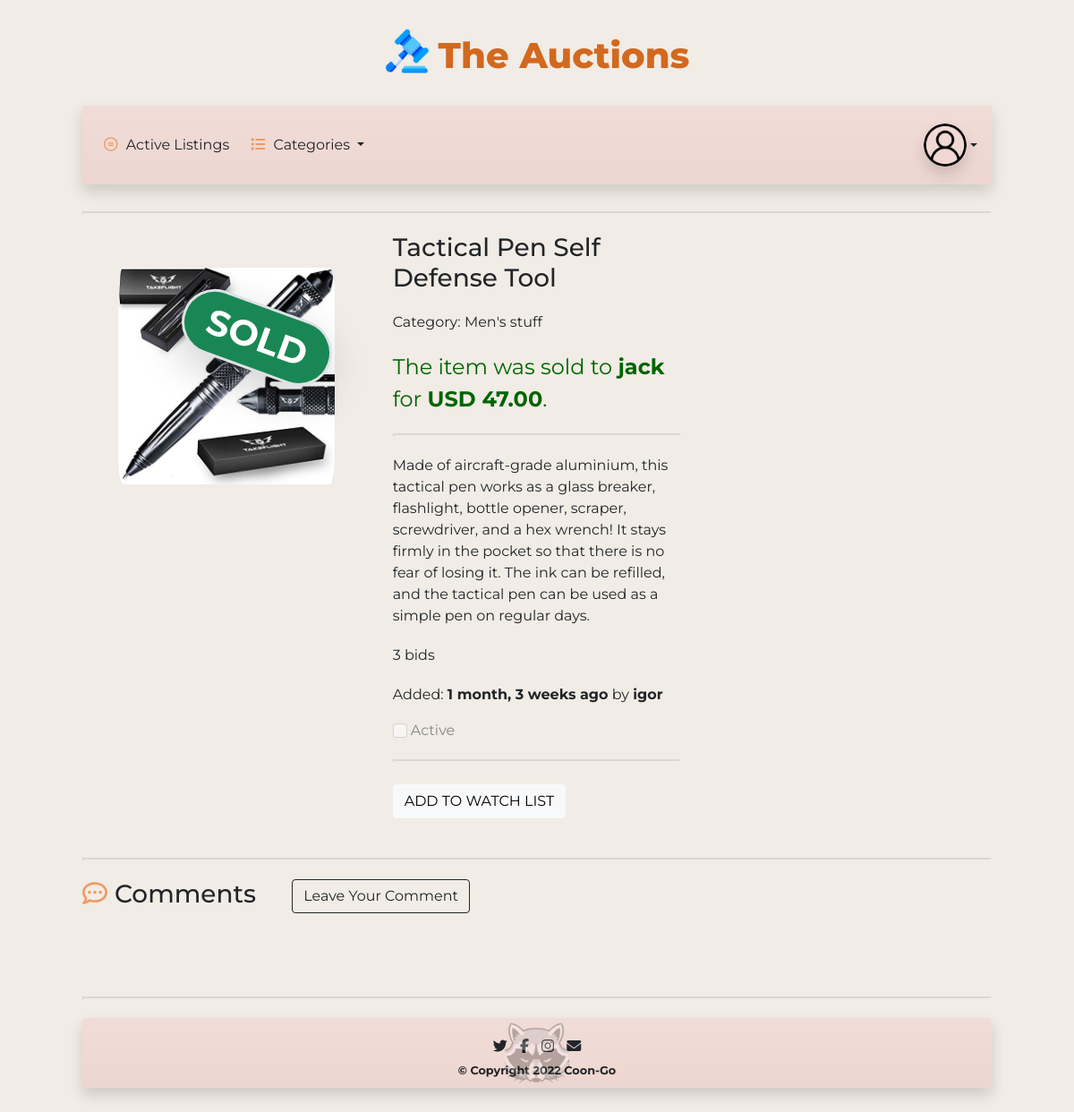
Screenshot of /listing-Tactical Pen Self Defense Tool with the database file from the repository.
### auctions/models.py (models this page shows, shortened)
class Listing(models.Model):
    user = models.ForeignKey(
        User, on_delete=models.CASCADE, related_name="listing_user", null=False)
    title = models.CharField( max_length=100, unique=True, blank=False)
    description = models.TextField(max_length = 1024, blank = True, null = True, validators=[MaxLengthValidator(1024)])
    starting_bid = models.DecimalField(max_digits=10, decimal_places=2)
    current_price = models.DecimalField(max_digits=10, decimal_places=2, default=0)
    creation_time = models.DateTimeField(auto_now_add=True)
    image = models.ImageField(upload_to="images/%Y/%m/%d/", null=True, blank=True, unique = False)
    category = models.ForeignKey(
        Category, on_delete=models.CASCADE, related_name="categories")
    is_active = models.BooleanField(default=True)

class Category(models.Model):
    name = models.CharField(max_length=50, unique=True)
    def __str__(self):
        return f"{self.name}"

class Winner(models.Model):
    user = models.ForeignKey(
        User, on_delete=models.CASCADE, related_name="winner_users")
    listing = models.ForeignKey(
        Listing, on_delete=models.CASCADE, related_name="winner_listings")
    price = models.DecimalField(
        max_digits=10, decimal_places=2, default=0)

class User(AbstractUser):
    image = models.ImageField(
        upload_to="images/users/", null=True, blank=True)

### auctions/views.py (the view)
def get_listing(request, listing_title):
    listing = Listing.objects.get(title=listing_title)
    winner = Winner()
    if not listing.is_active:
        winner = Winner.objects.get(listing=listing)
    return render (request, "auctions/listing.html", {
        "categories": Category.objects.all().order_by("name"),
        "listing" : listing,
        "bids_count": get_bids_count(listing_title),
        "last_bid_time": get_last_bid_time(listing_title),
        "last_bid_user": get_last_bid_user(listing_title),
        "comments": get_comments(listing_title),
        "is_watched": is_watched(listing_title, request.user),
        "winner": winner
    })

### auctions/views.py (called while the page is built)
def is_watched(listing_title, user):
    if user.is_authenticated:
        try:
            listingObj = Listing.objects.get(title=listing_title)
            userObj = User.objects.get(pk=user.id)
            watchlist = WatchList.objects.filter(user = userObj, listing = listingObj)
            if watchlist.count() != 0:
                return True
            else:
                raise WatchList.DoesNotExist
        except WatchList.DoesNotExist:
            return False
    else:
        return False

def get_bids_count(listing_title):
    bids_count = Bid.objects.filter(listing=Listing.objects.get(
        title=listing_title)).count()
    return bids_count

def get_last_bid_time(listing_title):
    bid_time = Bid.objects.filter(
        listing=Listing.objects.get(title=listing_title)).aggregate(Max('bid_place_date'))
    return bid_time['bid_place_date__max']

def get_last_bid_user(listing_title):
    try:
        bid = Bid.objects.get(
            listing=Listing.objects.get(title=listing_title), bid_place_date=get_last_bid_time(listing_title))
        return bid.user
    except Bid.DoesNotExist:
        return None

def get_comments(listing_title):
    return Comment.objects.filter(listing=Listing.objects.get(title=listing_title)).order_by('-creation_time')

### auctions/templates/auctions/listing.html (shortened to what this page needs)
{% extends "auctions/layout.html" %}
{% load static %}
{% block body %}
    <div class="display-listing-page">
        <div class="row">
            <div class="col-lg-4 col-md-6 col-sm-12 position-relative image-box text-center">
                {% if listing.image %}
                    <img src="{{ listing.image.url }}" alt="listing image" class="card-img-top listing-image p-2 ">
                {% else %}
                    <img src="{% static 'auctions/no-photo.png' %}" alt="listing image" class="card-img-top listing-image p-2">
                {% endif %}
                {% if not listing.is_active %}
                     <div class="badge bg-success text-white fs-1 border border-3 rounded-pill shadow-lg sold-badge">SOLD</div>
                {% endif %}
            </div>
            <div class="col-lg-4 col-md-6 col-sm-12">
                <H3 class="listing_title">{{listing.title|capfirst}}</H3>
                <p class="listing-bid-text"> Category: {{listing.category}}</p>
                {% if listing.is_active %}
                    <p class="listing-bid-text">Last bid: <span class="listing-bid-price item-price-text">USD {{listing.current_price|floatformat:"2g"}}</span>
                        {% if last_bid_time %}
                            put {{last_bid_time|timesince}} ago by
                            <span class="listing-bid-price item-price-text">{{last_bid_user}}</span>.
                        {% endif %}
                    </p>
                {% else %}
                    {% if winner.user == user%}
                         <p class="listing-sold-text listing-bid-text">You won this item for
                            <span class="listing-sold-price listing-bid-price item-price-text">USD {{winner.price|floatformat:"2g"}}</span>.
                        </p>
                    {% else %}
                        <p class="listing-sold-text listing-bid-text">The item was sold to <span class="listing-sold-price listing-bid-price item-price-text">{{winner.user}}</span> for
                            <span class="listing-sold-price listing-bid-price item-price-text">USD {{winner.price|floatformat:"2g"}}</span>.
                        </p>
                    {% endif %}
                {% endif %}
                <hr class="page-rooler">
                <p class="tem-desc multiline text-wrap">{{ listing.description }}</p>
                <p class="listing-bid-text">{{bids_count}} bids</p>
                <p class="listing-bid-text">Added: <span class="item-added-bold">{{listing.creation_time|timesince}} ago</span>
                                            by <span class="item-added-bold">{{ listing.user.username }}</span></p>
                <div class="active-check-box">
                    {% if listing.is_active %}
                        <input class="form-check-input" type="checkbox" value="" checked disabled>
                    {% else %}
                        <input class="form-check-input" type="checkbox" value="" disabled>
                    {% endif %}
                    <label class="form-check-label" for="flexCheckDefault">
                        Active
                    </label>
                </div>
                <hr class="page-rooler">
                {% if user == listing.user %}
                    <div class="mb-4 mt-4">
                        {% if listing.is_active %}
                            <a class="btn btn-light button-light" href="{% url 'edit_listing' listing.title %}">EDIT LISTING</a>
                            <a class="btn btn-dark button-dark" href="{% url 'close_listing' listing.title %}">CLOSE LISTING</a>
                        {% endif %}
                    </div>
                {% else %}
                    <div class="mb-4 mt-4">
                        {% if not is_watched %}
                            <a class="btn btn-light button-light" href="{% url 'add_to_watch' listing.title %}">ADD TO WATCH LIST</a>
                        {% else %}
                            <a class="btn btn-light button-light" href="{% url 'remove_from_watch' listing.title %}">REMOVE FROM WATCH LIST</a>
                        {% endif %}
                    </div>
                {% endif %}
            </div>
        </div>
    </div>
    <hr class="page-rooler">
    <div class="d-flex row mb-5">
        <div class="col-auto me-auto">
            <h3 class="page_title"><i class="fa-regular fa-comment-dots nav-icon me-2"></i>Comments</h3>
        </div>
        <div class="col">
            <a class="btn btn-outline-dark button-light btn-md ms-3" data-bs-toggle="modal" data-bs-target="#addCommentModalForm" >Leave Your Comment</a>
        </div>
    </div>
{% endblock %}

### auctions/static/auctions/style.css (style rules this page uses)
body { padding: 1rem 2rem; font-family: 'Montserrat', sans-serif; background-color: #F1ECE5; }
.nav-icon { margin-right: 5px; color:rgb(240, 154, 97); }
.page_title { margin: 0 0 50px 0; }
.page-rooler { border: 2px inset rgb(245, 235, 235); border-collapse: collapse; margin: 20px 0; }
.card-img-top { width: 80%; height: 20rem; min-width: 50px; min-height: 50px; object-fit:scale-down; }
.listing-image { padding: 5px; border-radius: 20%; }
.item-price-text { font-weight: bold; }
.item-added-bold { font-weight: bold; }
.listing-bid-price { font-size: 1rem; }
.listing-bid-text { font-size: 1rem; margin-top: 20px; }
.listing-sold-text { font-size: 1.5rem; margin-top: 20px; color:darkgreen; }
.listing-sold-price { font-size: 1.5rem; color:darkgreen; }
.multiline { white-space:pre; }
.sold-badge { transform: rotate(20deg); position: absolute; left: 10vw; top: 10vh; }

### rows the page displays
Listing: image (picture), title "Tactical Pen Self Defense Tool", category "Men's stuff", description "Made of aircraft-grade aluminium, this tactical pen works as a glass breaker, flashlight, bottle opener, scraper, screwdriver, and a hex wrench! It stays firmly in the pocket so that there is no fear of losing it. The ink can be refilled, and the tactical pen can be used as a simple pen on regular days.", creation_time "1 month, 3 weeks", user.username "igor"
Winner: user "jack", price "47.00"

### other values shown
{{ bids_count }} "3"
